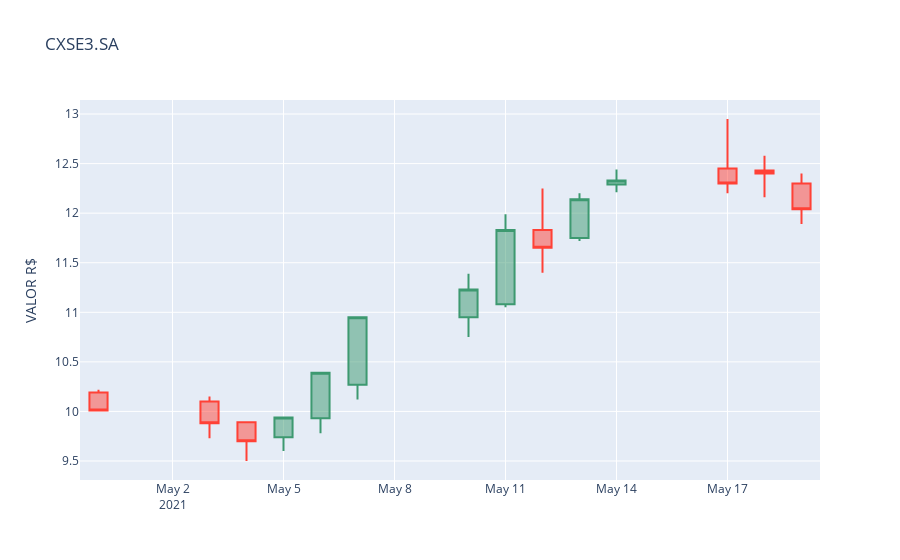

Notebook source saved alongside this figure:
### Code cell
acao = input(f'Qual a AÇÃO:')+'.SA'
ticker = web.get_data_yahoo(acao, period='1y')
ticker2 = web.get_data_yahoo(acao, period='6mo')
print(acao.upper())



# GRÁFICO 01 / PERÍODO: 1 ANO
ticker['Adj Close'].plot(figsize=(22,8), label=acao.upper())
ticker['Adj Close'].rolling(100).mean().plot(label='Média 100 dias')
plt.legend()
print(f'DATA FINAL: {date.today()}')

df = pd.DataFrame(ticker)
df.insert(loc=0,column='Data',value=df.index)




# GRÁFICO 02 / PERÍODO: 6 MESES
df = pd.DataFrame(ticker2)
df.insert(loc=0,column='Data',value=df.index)

fig = go.Figure(data=[go.Candlestick(
                x=ticker2['Data'],
                open=ticker2['Open'],
                high=ticker2['High'],
                low=ticker2['Low'],
                close=ticker2['Adj Close'])])
fig.update_layout(
    xaxis_rangeslider_visible=False,
    title=acao.upper(),
    yaxis_title='VALOR R$',
    )
fig.show()

### Figure 1 — Plotly figure (JSON) as saved in the notebook; plotly's stock layout.template omitted (floating-point values rounded to 4 significant figures)
{"data": [{"close": [10.01, 9.88, 9.7, 9.94, 10.39, 10.95, 11.23, 11.83, 11.65, 12.14, 12.33, 12.3, 12.4, 12.04], "high": [10.22, 10.15, 9.89, 9.94, 10.39, 10.95, 11.39, 11.99, 12.25, 12.2, 12.44, 12.95, 12.58, 12.4], "low": [10, 9.73, 9.5, 9.6, 9.78, 10.12, 10.75, 11.05, 11.4, 11.72, 12.21, 12.2, 12.16, 11.89], "open": [10.19, 10.1, 9.89, 9.74, 9.93, 10.27, 10.95, 11.08, 11.83, 11.75, 12.29, 12.45, 12.43, 12.3], "type": "candlestick", "x": ["2021-04-30T00:00:00", "2021-05-03T00:00:00", "2021-05-04T00:00:00", "2021-05-05T00:00:00", "2021-05-06T00:00:00", "2021-05-07T00:00:00", "2021-05-10T00:00:00", "2021-05-11T00:00:00", "2021-05-12T00:00:00", "2021-05-13T00:00:00", "2021-05-14T00:00:00", "2021-05-17T00:00:00", "2021-05-18T00:00:00", "2021-05-19T00:00:00"]}], "layout": {"title": {"text": "CXSE3.SA"}, "xaxis": {"rangeslider": {"visible": false}}, "yaxis": {"title": {"text": "VALOR R$"}}}}
